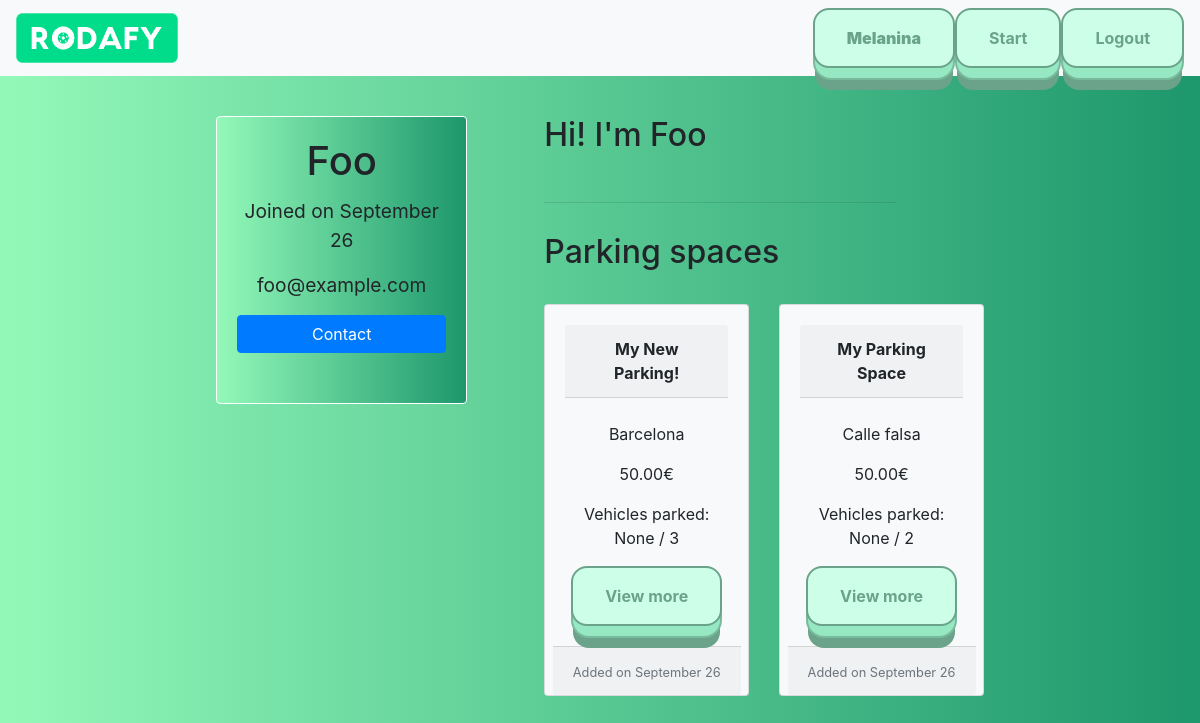
/profile/foo (signed in), run on the app's committed database.
### rodafy/models.py (models this page shows)
class User(AbstractUser):
    pass

class Parking_Space(models.Model):
    user = models.ForeignKey('User', on_delete=models.CASCADE, default=None)
    title = models.CharField(default=None, max_length=40)
    length = models.IntegerField(default=None)
    width = models.IntegerField(default=None)
    address = models.CharField(default=None, max_length=140)
    price = models.DecimalField(default=None, max_digits=5, decimal_places=2)
    amount_vehicles_allowed = models.IntegerField(default=None)
    amount_vehicles_current = models.IntegerField(default="0", null=True, blank=True)
    description = models.CharField(default=None, max_length=500)
    created = models.DateTimeField(default=datetime.now())

### rodafy/views.py (the view)
# urls.py: path("profile/<str:username>", views.profile, name="profile"),
def profile(request, username):
    if request.method == 'GET':
        currentuser = request.user
        profileuser = get_object_or_404(User, username=username)
        parking = Parking_Space.objects.filter(user=profileuser).order_by('id').reverse()
        if request.user.is_anonymous:
            return redirect('login')
        else:
            context = {
                'profileuser': profileuser,
                'parking': parking,
            }
            return render(request, "rodafy/profile.html", context)

### rodafy/templates/rodafy/profile.html (shortened to what this page needs)
{% extends "rodafy/layout.html" %}
{% load static %}
{% block body %}
{% if user.is_authenticated %}
<div class="profile">
<div class="card-index" style="width: 18rem; height: 18rem; float: left; margin-right: 10%;">
    <div class="card-body">
      <h1 class="card-title">{{profileuser.username|title}}</h1>
      <p>Joined on {{profileuser.date_joined | date:"F d"}}</p>
      <p>{{profileuser.email}}</p>
      <a href="mailto:{{profileuser.email}}" class="btn btn-primary">Contact</a>
    </div>
  </div>
<div id=profile-content>
  <h2 id=profile-title>Hi! I'm {{profileuser.username|title}}</h2><br>
    <hr style="width:80%;text-align:left;margin-left:0; margin-bottom: 30px;">
        <h2>Parking spaces</h2><br>
    <div class="card-deck" style="text-align: left;">
    {% for Parking_Space in parking %}
        <div class="card bg-light mb-3" style="max-width: 18rem; background-color: red;">
          <div class="card-body">
            <div class="card-header"><strong>{{Parking_Space.title|title}}</strong></div><br>
            <p class="card-text">{{Parking_Space.address}}</p>
            <p class="card-text">{{Parking_Space.price}}€</p>
            <p class="card-text">Vehicles parked: {{Parking_Space.amount_vehicles_current}} / {{Parking_Space.amount_vehicles_allowed}}</p>
            <a href="{% url 'listing' id=Parking_Space.id %}">
            <button class="big-button">View more</button>
            </a>
          </div>
          <div class="card-footer">
            <small class="text-muted">Added on {{Parking_Space.created | date:"F d"}}</small>
          </div>
        </div>
    {% endfor %}
</div>
</div>
{% else %}
<a class="btn btn-primary" href="{% url 'register' %}">Register here!</a>
{% endif %}
{% endblock %}

### rodafy/templates/rodafy/layout.html (shortened to what this page needs)
{% load static %}
<!DOCTYPE html>
<html lang="en">
    <head>
        <link href="{% static 'rodafy/css/styles.css' %}" rel="stylesheet">
        <link rel="stylesheet" href="https://stackpath.bootstrapcdn.com/bootstrap/4.4.1/css/bootstrap.min.css">
    </head>
<body>
    <nav class="navbar navbar-light bg-light" >
        <a class="navbar-brand" href="{% url 'index' %}">
          <img src="{% static 'rodafy/images/rodafypng.png' %}" width="60%" height="60%" class="d-inline-block align-top" alt="">
          </a>
          <ul class="nav justify-content-end">
            {% if user.is_authenticated %}
            <li class="nav-item">
              <a href="{% url 'profile' username=user.username %}">
                <button class="big-button"><strong>{{request.user.username|title}}</strong></button>
              </a>
            </li>
            <li class="nav-item">
              <a href="{% url 'index' %}">
                <button class="big-button">Start</button>
              </a>
            </li>
            <li class="nav-item">
              <a href="{% url 'logout' %}">
                <button class="big-button">Logout</button>
              </a>
              </li>
            {% endif %}
          </ul>
      </nav>
<div class="body-content">
{% block body %}
{% endblock %}
</div>
</body>
<link href="https://cdnjs.cloudflare.com/ajax/libs/font-awesome/4.7.0/css/font-awesome.css" type="text/css" rel="stylesheet">
</html>

### rodafy/static/rodafy/css/styles.css (style rules this page uses)
body { background: #1D976C; background: -webkit-linear-gradient(to right, #93F9B9, #1D976C); background: linear-gradient(to right, #93F9B9, #1D976C); }
.body-content { width: 80%; margin-left: 10%; margin-right: 10%; margin-top: 40px; }
.btn-primary { width: 100%; }
.card { width: 40%; text-align: center; display:block; float:left; border-radius: 25%; border-color: #fff; align-items: center; }
.card-index { position: relative; display: -webkit-box; display: -ms-flexbox; display: flex; -webkit-box-orient: vertical; -webkit-box-direction: normal; -ms-flex-direction: column; flex-direction: column; min-width: 0; word-wrap: break-word; background: #1D976C; background: -webkit-linear-gradient(to right, #93F9B9, #1D976C); background: linear-gradient(to right, #93F9B9, #1D976C); background-clip: border-box; border: 2px solid white; box-shadow: #fff; border-radius: .25rem; margin-bottom: 25px; width: 40%; border: 1px solid white; float: left; text-align: center; font-size: 120%; }
.profile { width: 80%; margin-right: 10%; margin-left: 10%; display: flex; }
:root { --backgroundColor: rgba(246, 241, 209); --colorShadeA: rgb(106, 163, 137); --colorShadeB: rgb(121, 186, 156); --colorShadeC: rgb(150, 232, 195); --colorShadeD: rgb(187, 232, 211); --colorShadeE: rgb(205, 255, 232); }
* { box-sizing: border-box; }
*::before, *::after { box-sizing: border-box; }
button { position: relative; display: inline-block; cursor: pointer; outline: none; border: 0; vertical-align: middle; text-decoration: none; font-size: 1.5rem; color:var(--colorShadeA); font-weight: 700; text-transform: uppercase; font-family: inherit; }
button.big-button { padding: 1em 2em; border: 2px solid var(--colorShadeA); border-radius: 1em; background: var(--colorShadeE); transform-style: preserve-3d; transition: all 175ms cubic-bezier(0, 0, 1, 1); }
button.big-button::before { position: absolute; content: ''; width: 100%; height: 100%; top: 0; left: 0; right: 0; bottom: 0; background: var(--colorShadeC); border-radius: inherit; box-shadow: 0 0 0 2px var(--colorShadeB), 0 0.75em 0 0 var(--colorShadeA); transform: translate3d(0, 0.75em, -1em); transition: all 175ms cubic-bezier(0, 0, 1, 1); }

### data on the page
User: user.username "Melanina"
User: username "Foo", date_joined "September 26", email "foo@example.com"
Parking_Space: title "My New Parking!", address "Barcelona", price "50.00", amount_vehicles_current "None", amount_vehicles_allowed "3", created "September 26"
Parking_Space: title "My Parking Space", address "Calle falsa", price "50.00", amount_vehicles_current "None", amount_vehicles_allowed "2", created "September 26"
